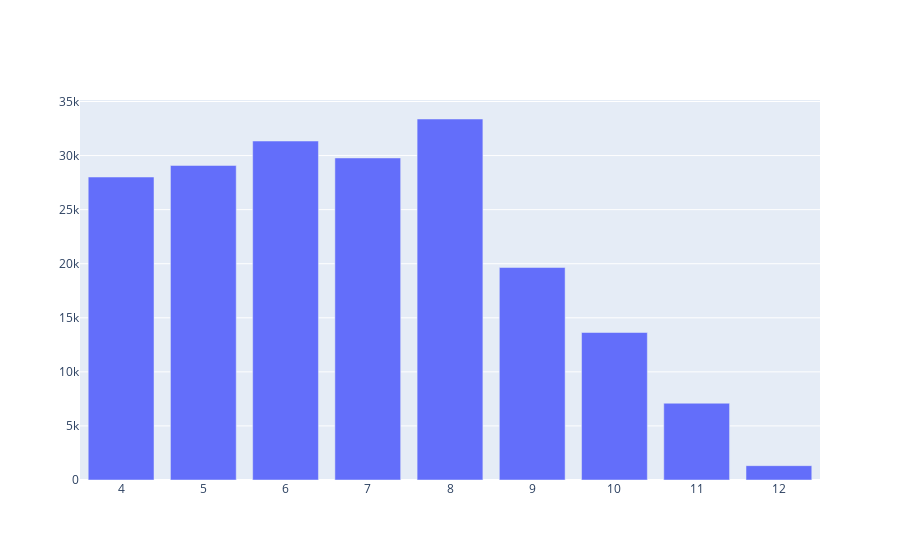

The notebook cell saved with this chart:
### Code cell
# Wykres plotly

import plotly.graph_objects as go

#create a FIgure like with matplotlib
fig = go.Figure()

#add trace - plot, scatter or bar
fig.add_trace(go.Bar(
                x = months.index,
                y = months.values)
             )

#show the figure
fig.show()

### Figure 1 — Plotly figure (JSON) as saved in the notebook; plotly's stock layout.template omitted (floating-point values rounded to 4 significant figures)
{"data": [{"type": "bar", "x": [8, 6, 7, 5, 4, 9, 10, 11, 12], "y": [33383, 31346, 29780, 29087, 28018, 19649, 13640, 7100, 1325]}], "layout": {}}
